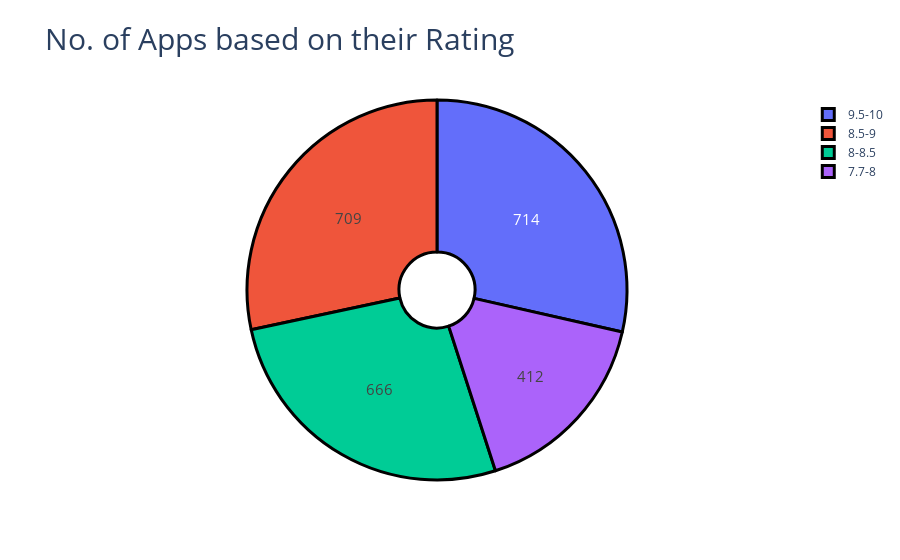

Notebook code cell kept with this figure:
### Markdown cell above
## 7. Analysis using Rating

### Code cell
# analysis based on rating
labels=["7.7-8","8-8.5","8.5-9","9.5-10"]
values=[
       (df["IMDB_Rating"]<8).sum(),
       (df["IMDB_Rating"]<8.5).sum(),
       (df["IMDB_Rating"]<9).sum(),
       (df["IMDB_Rating"]<9.5).sum()]
fig=go.Figure(data=[go.Pie(labels=labels,values=values,hole=0.2)])
fig.update_traces(hoverinfo="label+value+percent",textinfo="value",textfont_size=15,
                 marker=dict(line=dict(color="black",width=3)))
fig.update_layout(title="No. of Apps based on their Rating",titlefont={"size":30})
fig.show()

### Figure 1 — Plotly figure (JSON) as saved in the notebook; plotly's stock layout.template omitted (floating-point values rounded to 4 significant figures)
{"data": [{"hole": 0.2, "hoverinfo": "label+value+percent", "labels": ["7.7-8", "8-8.5", "8.5-9", "9.5-10"], "marker": {"line": {"color": "black", "width": 3}}, "textfont": {"size": 15}, "textinfo": "value", "type": "pie", "values": [412, 666, 709, 714]}], "layout": {"title": {"font": {"size": 30}, "text": "No. of Apps based on their Rating"}}}
